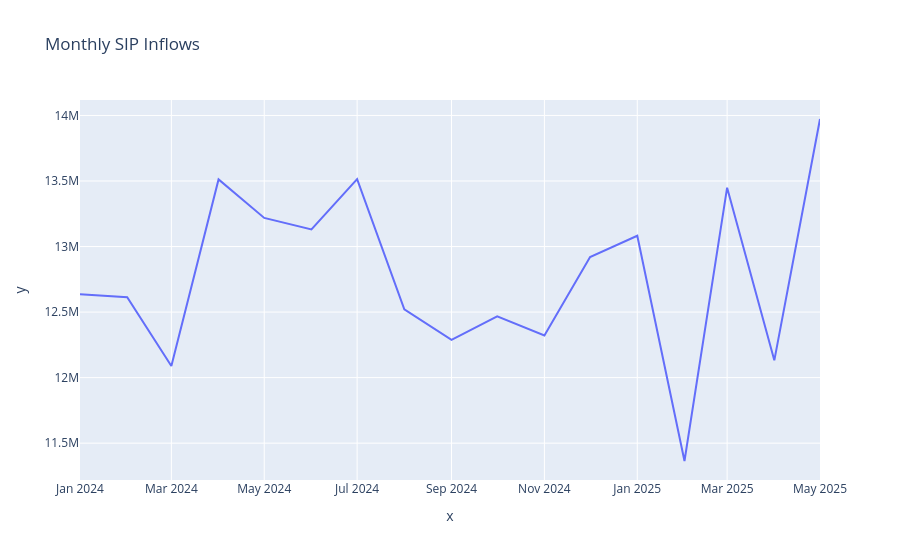

Source (notebook cell):
### Code cell
sip = tx[tx["transaction_type"] == "SIP"].copy()

sip_monthly = sip.groupby(sip["transaction_date"].dt.to_period("M"))["amount_inr"].sum()
sip_monthly.index = sip_monthly.index.astype(str)

fig = px.line(x=sip_monthly.index, y=sip_monthly.values,
              title="Monthly SIP Inflows")

fig.show()

fig.write_image("../reports/sip_trend.png")

### Figure 1 — Plotly figure (JSON) as saved in the notebook; plotly's stock layout.template omitted (floating-point values rounded to 4 significant figures)
{"data": [{"hovertemplate": "x=%{x}<br>y=%{y}<extra></extra>", "legendgroup": "", "line": {"color": "#636efa", "dash": "solid"}, "marker": {"symbol": "circle"}, "mode": "lines", "name": "", "orientation": "v", "showlegend": false, "type": "scatter", "x": ["2024-01", "2024-02", "2024-03", "2024-04", "2024-05", "2024-06", "2024-07", "2024-08", "2024-09", "2024-10", "2024-11", "2024-12", "2025-01", "2025-02", "2025-03", "2025-04", "2025-05"], "xaxis": "x", "y": [12635349, 12613376, 12088413, 13512385, 13218606, 13131150, 13513884, 12521433, 12288778, 12467875, 12321673, 12920130, 13082145, 11363922, 13449360, 12132001, 13973011], "yaxis": "y"}], "layout": {"legend": {"tracegroupgap": 0}, "title": {"text": "Monthly SIP Inflows"}, "xaxis": {"anchor": "y", "domain": [0, 1], "title": {"text": "x"}}, "yaxis": {"anchor": "x", "domain": [0, 1], "title": {"text": "y"}}}}
